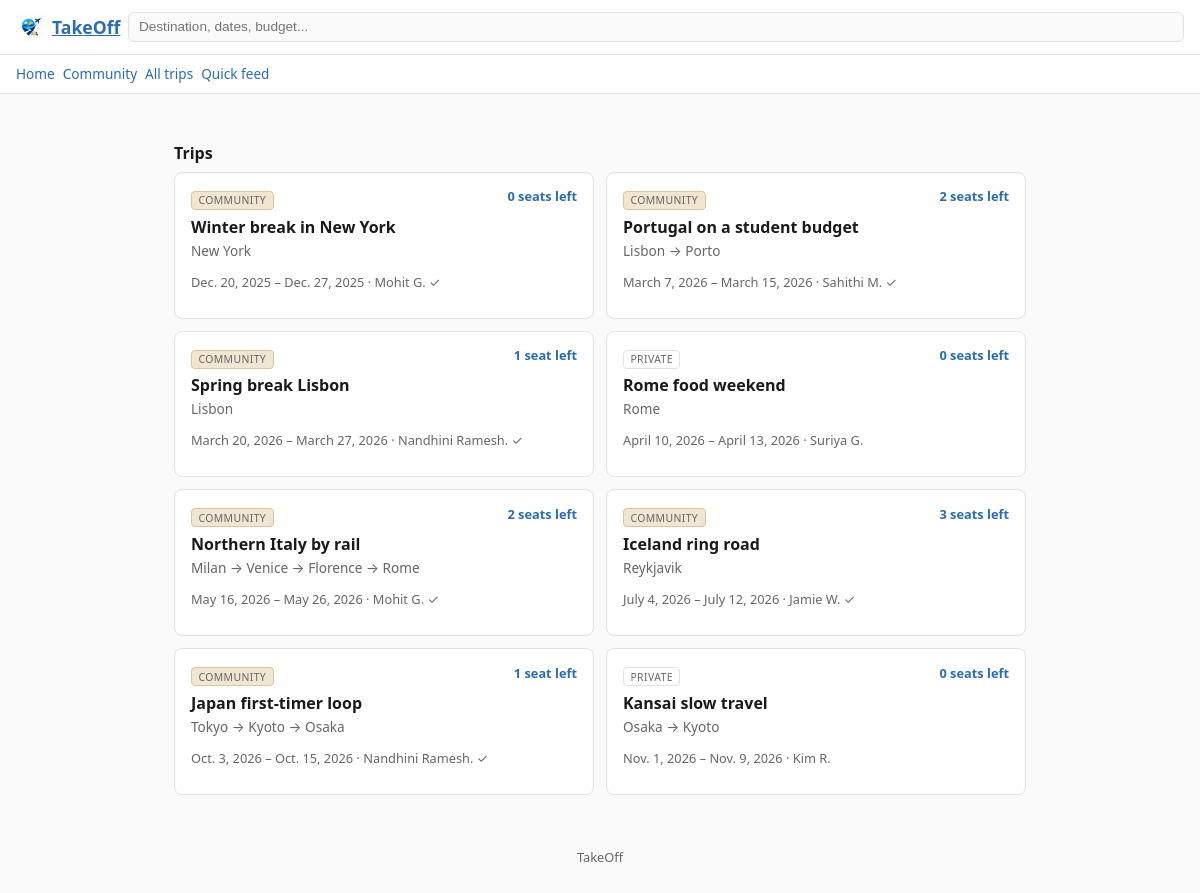
The page /trips/ on the database its author committed.
### trips/models.py (models this page shows, shortened)
class Trip(models.Model):
    PRIVATE = "private"
    PUBLIC = "public"
    VISIBILITY_CHOICES = [
        (PRIVATE, "Private (only me)"),
        (PUBLIC, "Public (open to join requests)"),
    ]
    DRAFT = "draft"
    PLANNED = "planned"
    COMPLETED = "completed"
    STATUS_CHOICES = [
        (DRAFT, "Draft"),
        (PLANNED, "Planned"),
        (COMPLETED, "Completed"),
    ]
    trip_id = models.AutoField(primary_key=True)
    owner = models.ForeignKey(
        Traveler,
        on_delete=models.CASCADE,
        related_name="trips",
    )
    title = models.CharField(max_length=100)               # e.g. "Northern Italy by rail"
    start_date = models.DateField()
    end_date = models.DateField()
    budget_min_usd = models.DecimalField(max_digits=9, decimal_places=2, default=0)
    budget_max_usd = models.DecimalField(max_digits=9, decimal_places=2, default=0)
    group_size = models.PositiveSmallIntegerField(default=1)
    seats_open = models.PositiveSmallIntegerField(
        default=0,
        help_text="How many companions the poster will still accept. 0 = closed.",
    )
    visibility = models.CharField(max_length=10, choices=VISIBILITY_CHOICES, default=PRIVATE)
    status = models.CharField(max_length=10, choices=STATUS_CHOICES, default=DRAFT)
    created_at = models.DateTimeField(auto_now_add=True)
    companions = models.ManyToManyField(
        Traveler,
        through="JoinRequest",
        related_name="joined_trips",
        blank=True,
    )
    class Meta:
        ordering = ["start_date", "title"]
        constraints = [
            models.UniqueConstraint(
                fields=["owner", "title", "start_date"],
                name="uniq_trip_title_per_owner_per_start",
            ),
            models.CheckConstraint(
                condition=models.Q(end_date__gte=models.F("start_date")),
                name="trip_end_date_after_start_date",
            ),
        ]

class TripStop(models.Model):
    stop_id = models.AutoField(primary_key=True)
    trip = models.ForeignKey(
        Trip,
        on_delete=models.CASCADE,
        related_name="stops",
    )
    destination = models.ForeignKey(
        Destination,
        on_delete=models.PROTECT,
        related_name="stops",
    )
    position = models.PositiveSmallIntegerField(
        help_text="1-based order of this city within the route.",
    )
    nights = models.PositiveSmallIntegerField(default=1)
    notes = models.CharField(max_length=200, blank=True, default="")
    class Meta:
        ordering = ["trip", "position"]
        constraints = [
            models.UniqueConstraint(
                fields=["trip", "position"],
                name="uniq_stop_position_per_trip",
            ),
            models.UniqueConstraint(
                fields=["trip", "destination"],
                name="uniq_destination_per_trip",
            ),
        ]

class Destination(models.Model):
    destination_id = models.AutoField(primary_key=True)
    name = models.CharField(max_length=80)                 # e.g. "Florence"
    country = models.CharField(max_length=60)              # e.g. "Italy"
    iata_code = models.CharField(
        max_length=3,
        blank=True,
        default="",
        help_text="Primary airport code, e.g. FLR. Blank if the city has no airport.",
    )
    timezone = models.CharField(max_length=40, default="UTC")
    avg_daily_cost_usd = models.DecimalField(
        max_digits=7,
        decimal_places=2,
        default=0,
        help_text="Rough per-person daily spend, used to sanity-check trip budgets.",
    )
    class Meta:
        ordering = ["country", "name"]
        constraints = [
            models.UniqueConstraint(
                fields=["name", "country"],
                name="uniq_destination_name_per_country",
            )
        ]

class Traveler(models.Model):
    traveler_id = models.AutoField(primary_key=True)
    user = models.OneToOneField(
        settings.AUTH_USER_MODEL,
        on_delete=models.CASCADE,
        related_name="traveler",
    )
    display_name = models.CharField(max_length=60)
    bio = models.CharField(max_length=200, blank=True, default="")
    home_city = models.ForeignKey(
        Destination,
        on_delete=models.SET_NULL,
        null=True,
        blank=True,
        related_name="residents",
    )
    is_domain_verified = models.BooleanField(
        default=False,
        help_text="True when the account email is on a verified .edu / company domain.",
    )
    joined_on = models.DateField(auto_now_add=True)
    class Meta:
        ordering = ["display_name"]

### trips/views.py (the view)
# urls.py: path("trips/", views.trip_list_view, name="trip-list"),
def trip_list_view(request):
    trips = (
        Trip.objects
        .select_related('owner')
        .prefetch_related('stops__destination')
    )
    return render(request, 'trips/trip_list.html', {'trips': trips})

### templates/trips/trip_list.html (shortened to what this page needs)
{% extends "trips/base.html" %}
{% block content %}
  <h2 class="section-title">Trips</h2>
  <div class="trip-grid">
    {% for trip in trips %}
      <a class="trip-card" href="{% url 'trips:trip-detail' trip.pk %}">
        <span class="badge {% if trip.visibility == 'public' %}community{% endif %}">
          {% if trip.visibility == 'public' %}Community{% else %}Private{% endif %}
        </span>
        <span class="seats">{{ trip.seats_open }} seat{{ trip.seats_open|pluralize }} left</span>
        <p class="title">{{ trip.title }}</p>
        <p class="route">
          {% for stop in trip.stops.all %}{{ stop.destination.name }}{% if not forloop.last %} &rarr; {% endif %}{% empty %}Route not set yet{% endfor %}
        </p>
        <p class="meta">{{ trip.start_date }} &ndash; {{ trip.end_date }} &middot; {{ trip.owner.display_name }}{% if trip.owner.is_domain_verified %} &#10003;{% endif %}</p>
      </a>
    {% empty %}
      <p class="empty-note">No trips yet &mdash; be the first to plan one!</p>
    {% endfor %}
  </div>
{% endblock %}

### templates/trips/base.html (style rules this page uses)
:root { --color-bg: #fafafa; --color-surface: #fff; --color-text: #1a1a1a; --color-primary: #2b6cb0; --color-border: #e2e2e2; --color-muted: #666; --color-community: #f0e6d2; }
* { box-sizing: border-box; }
body { margin: 0; font-family: system-ui, -apple-system, "Segoe UI", sans-serif; background: var(--color-bg); color: var(--color-text); }
h2.section-title { font-size: 1rem; margin: 1.5rem 0 .5rem; }
.trip-grid { display: grid; grid-template-columns: 1fr; gap: .75rem; }
.trip-card { display: block; padding: .9rem 1rem; background: var(--color-surface); border: 1px solid var(--color-border); border-radius: 8px; text-decoration: none; color: var(--color-text); }
.trip-card .badge { display: inline-block; font-size: .65rem; letter-spacing: .04em; text-transform: uppercase; color: var(--color-muted); border: 1px solid var(--color-border); border-radius: 4px; padding: .1rem .4rem; margin-bottom: .35rem; }
.trip-card .badge.community { background: var(--color-community); border-color: #d8c79a; }
.trip-card .title { font-weight: 600; margin: 0 0 .2rem; }
.trip-card .route { font-size: .85rem; color: var(--color-muted); margin: 0 0 .2rem; }
.trip-card .meta { font-size: .8rem; color: var(--color-muted); }
.trip-card .seats { float: right; font-size: .8rem; color: var(--color-primary); font-weight: 600; }
@media (min-width: 640px) { .trip-grid { grid-template-columns: 1fr 1fr; } }

### rows shown on the page
Trip: visibility "COMMUNITY", seats_open "0", title "Winter break in New York", start_date "Dec. 20, 2025", end_date "Dec. 27, 2025", owner.display_name "Mohit G."
TripStop: destination.name "New York"
Trip: visibility "COMMUNITY", seats_open "2", title "Portugal on a student budget", start_date "March 7, 2026", end_date "March 15, 2026", owner.display_name "Sahithi M."
TripStop: destination.name "Lisbon"
TripStop: destination.name "Porto"
Trip: visibility "COMMUNITY", seats_open "1", title "Spring break Lisbon", start_date "March 20, 2026", end_date "March 27, 2026", owner.display_name "Nandhini Ramesh."
TripStop: destination.name "Lisbon"
Trip: visibility "PRIVATE", seats_open "0", title "Rome food weekend", start_date "April 10, 2026", end_date "April 13, 2026", owner.display_name "Suriya G."
TripStop: destination.name "Rome"
Trip: visibility "COMMUNITY", seats_open "2", title "Northern Italy by rail", start_date "May 16, 2026", end_date "May 26, 2026", owner.display_name "Mohit G."
TripStop: destination.name "Milan"
TripStop: destination.name "Venice"
TripStop: destination.name "Florence"
TripStop: destination.name "Rome"
Trip: visibility "COMMUNITY", seats_open "3", title "Iceland ring road", start_date "July 4, 2026", end_date "July 12, 2026", owner.display_name "Jamie W."
TripStop: destination.name "Reykjavik"
Trip: visibility "COMMUNITY", seats_open "1", title "Japan first-timer loop", start_date "Oct. 3, 2026", end_date "Oct. 15, 2026", owner.display_name "Nandhini Ramesh."
TripStop: destination.name "Tokyo"
TripStop: destination.name "Kyoto"
TripStop: destination.name "Osaka"
Trip: visibility "PRIVATE", seats_open "0", title "Kansai slow travel", start_date "Nov. 1, 2026", end_date "Nov. 9, 2026", owner.display_name "Kim R."
TripStop: destination.name "Osaka"
TripStop: destination.name "Kyoto"
